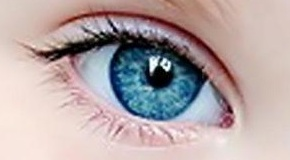
#> input picture olho.jpg, 290 x 160 px
$ python alg011.py   (older library calls are emulated)
#> lines starting #> are read from the running program, lines starting #| are printed output that depends on the picture
"""Aplique o Filtro Laplaciano para detecção de bordas e verifique o resultado. Analisar diversas
metodologias tem por finalidade comparar qual dos métodos melhor se adapta. Implemente
neste algoritmo o Laplaciano sobre a imagem em tons de cinza e após sobre ela equalizada"""

import numpy as np
import cv2

imagem_ = cv2.imread('olho.jpg')
#> imagem_ is the input picture: shape (160, 290, 3); mean B, G, R 166.4, 166.3, 180.4

imagem_ = cv2.cvtColor(imagem_, cv2.COLOR_BGR2GRAY)
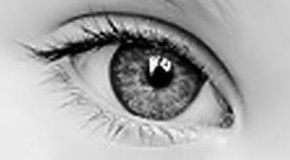
#> imagem_: shape (160, 290); min 0, max 252, mean 170.5

lap = cv2.Laplacian(imagem_, cv2.CV_64F)
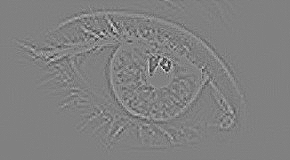
#> lap: shape (160, 290) float64; min -179, max 175, mean 0; drawn with min black and max white
lap = np.uint8(np.absolute(lap))
resultado = np.vstack([imagem_, lap])
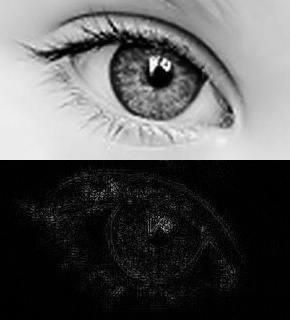
#> resultado: shape (320, 290); min 0, max 252, mean 89
cv2.imshow("Laplaciano Simples", resultado)

his_eq = cv2.equalizeHist(imagem_)
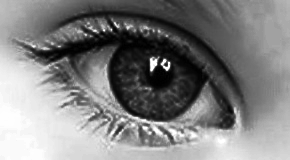
#> his_eq: shape (160, 290); min 0, max 255, mean 128.4
lap_ = cv2.Laplacian(his_eq, cv2.CV_64F)
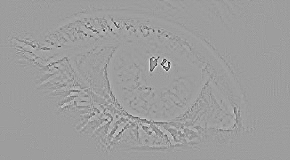
#> lap_: shape (160, 290) float64; min -356, max 220, mean 0; drawn with min black and max white
lap_ = np.uint8(np.absolute(lap_))
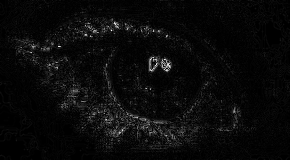
#> lap_: shape (160, 290); min 0, max 250, mean 10.1
resultado_ = np.vstack([his_eq, lap_])
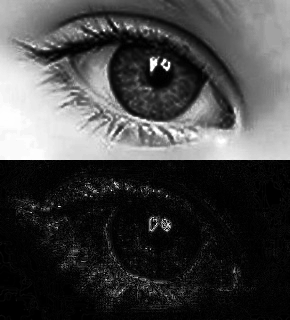
#> resultado_: shape (320, 290); min 0, max 255, mean 69.2
cv2.imshow("Laplaciano  Equa", resultado_)

cv2.waitKey(0)
cv2.destroyAllWindows()
